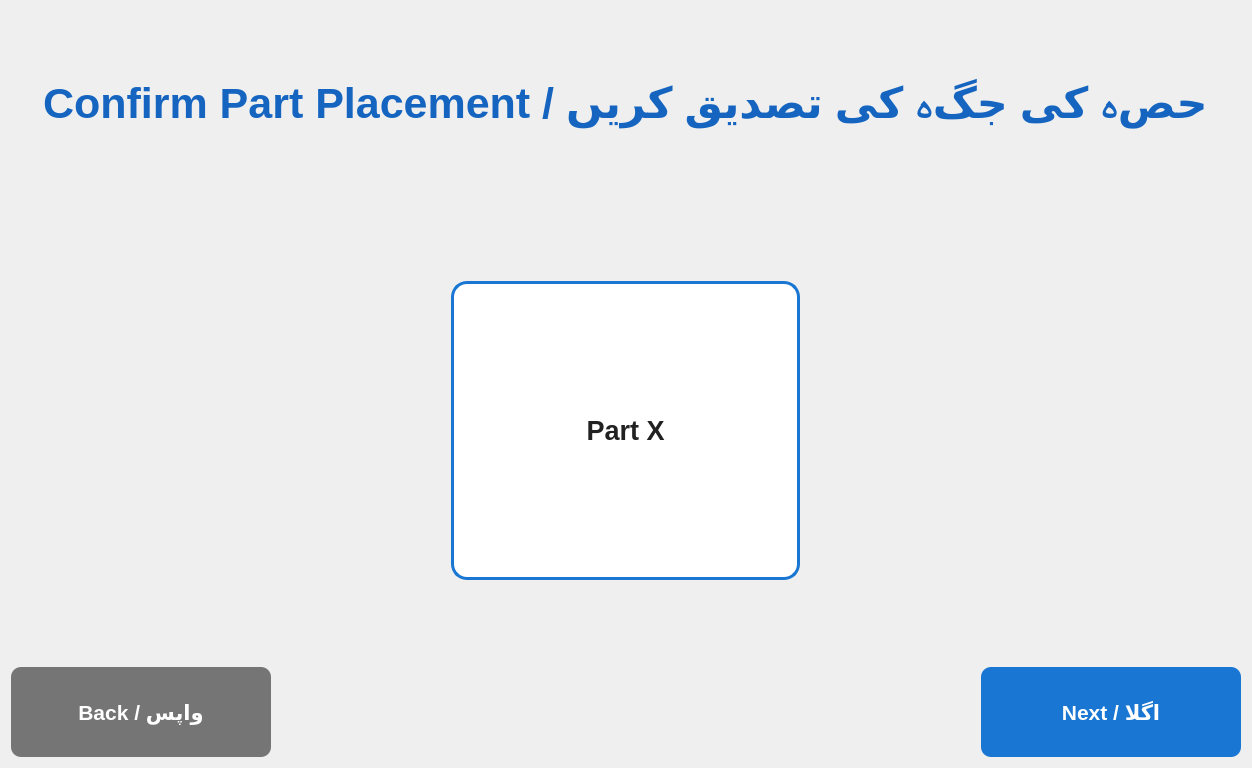
<?xml version="1.0" encoding="UTF-8"?>
<ui version="4.0">
 <class>ConfirmationWindow</class>
 <widget class="QWidget" name="ConfirmationWindow">
  <property name="geometry">
   <rect>
    <x>0</x>
    <y>0</y>
    <width>1024</width>
    <height>768</height>
   </rect>
  </property>
  <property name="windowTitle">
   <string>Part Confirmation / حصہ کی تصدیق</string>
  </property>
  <property name="styleSheet">
   <string notr="true">
   /* --- Overall Background --- */
   #ConfirmationWindow {
       background: qlineargradient(x1:0, y1:0, x2:0, y2:1,
                                   stop:0 #e8eaf6, stop:1 #f5f5f5);
       font-family: 'Segoe UI', Arial, sans-serif;
   }
   
   /* --- Title Label --- */
   QLabel#confirmationLabel {
       color: #1565c0;
       font-size: 32pt;
       font-weight: 600;
       qproperty-alignment: 'AlignCenter';
       padding: 20px;
       background: transparent;
   }
   
   /* --- Selected Part Display (Non-interactive) --- */
   QToolButton#selectedPartButton {
       background-color: white;
       color: #212121;
       border: 3px solid #1976d2;
       border-radius: 16px;
       font-size: 20pt;
       font-weight: 600;
       padding: 20px;
       min-width: 300px;  /* Ensuring minimum width */
       min-height: 250px; /* Ensuring minimum height */
   }
   
   QToolButton#selectedPartButton:disabled {
       background-color: white;
       color: #212121;
       border: 3px solid #1976d2;
       opacity: 1.0;
   }
   
   /* --- Navigation Buttons --- */
   QPushButton {
       background-color: #1976d2;
       color: white;
       font-size: 16pt;
       font-weight: 600;
       padding: 15px 30px;
       border-radius: 10px;
       border: none;
       min-width: 200px;
       min-height: 60px;
   }
   
   QPushButton:hover {
       background-color: #1565c0;
       border: 2px solid #0d47a1;
   }
   
   QPushButton:pressed {
       background-color: #0d47a1;
   }
   
   QPushButton#backButton {
       background-color: #757575;
   }
   
   QPushButton#backButton:hover {
       background-color: #616161;
       border: 2px solid #424242;
   }
   
   QPushButton#backButton:pressed {
       background-color: #424242;
   }
   </string>
  </property>
  <layout class="QVBoxLayout" name="mainLayout" stretch="2,5,2">
<!-- Title Label -->
   <item>
    <widget class="QLabel" name="confirmationLabel">
     <property name="text">
      <string>Confirm Part Placement / حصہ کی جگہ کی تصدیق کریں</string>
     </property>
    </widget>
   </item>
<!-- Selected Part Display -->
   <item alignment="Qt::AlignCenter">
    <widget class="QToolButton" name="selectedPartButton">
     <property name="text">
      <string>Part X</string> <!-- Placeholder text -->
     </property>
     <property name="toolButtonStyle">
      <enum>Qt::ToolButtonTextUnderIcon</enum>  <!-- Text under the icon -->
     </property>
     <property name="iconSize">
      <size>
       <width>200</width> <!-- Icon size -->
       <height>150</height> <!-- Icon size -->
      </size>
     </property>
     <property name="focusPolicy">
      <enum>Qt::NoFocus</enum>
     </property>
     <property name="autoRaise">
      <bool>true</bool>
     </property>
     <property name="sizePolicy">
      <sizepolicy hsizetype="Expanding" vsizetype="Fixed">  <!-- Horizontal expansion, fixed vertical -->
       <horstretch>1</horstretch>
       <verstretch>0</verstretch>
      </sizepolicy>
     </property>
     <property name="minimumSize">
      <size>
       <width>300</width>  <!-- Minimum width for the button -->
       <height>250</height> <!-- Minimum height for the button -->
      </size>
     </property>
    </widget>
   </item>
<!-- Navigation Buttons -->
   <item>
    <layout class="QHBoxLayout" name="buttonLayout">
     <item alignment="Qt::AlignLeft">
      <widget class="QPushButton" name="backButton">
       <property name="text">
        <string>Back / واپس</string>
       </property>
      </widget>
     </item>
     <item alignment="Qt::AlignRight">
      <widget class="QPushButton" name="nextButton">
       <property name="text">
        <string>Next / اگلا</string>
       </property>
      </widget>
     </item>
    </layout>
   </item>
  </layout>
 </widget>
 <resources/>
 <connections/>
</ui>
